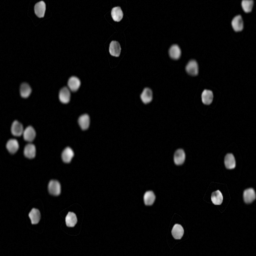
#> input picture data/selected/bbbc005_sample_256.png, 256 x 256 px
$ python plot_results.py
#> lines starting #> are read from the running program, lines starting #| are printed output that depends on the picture
"""Visualisation utilities for producing report-ready figures."""

from __future__ import annotations

from pathlib import Path

import matplotlib
matplotlib.use("Agg")  # non-interactive backend
import matplotlib.pyplot as plt
import numpy as np


# [19 lines left out: function plot_filter_comparison, not called in this run]


def _imread(path):
    from PIL import Image
    return np.asarray(Image.open(path).convert("L")) / 255.0


# [18 lines left out: function plot_metric_bar_table, not called in this run]


# Report-ready bar charts: one per metric, averaged over all (image, regime)
_REPORT_FILTER_ORDER = [
    "Noisy_Baseline", "Box_3x3", "Median_3x3", "AVGF_Custom",
    "Sobel_Sharpen", "Unsharp_Mask", "NGKCS_Custom",
]
_REPORT_LABELS = {
    "Noisy_Baseline": "Noisy\n(baseline)",
    "Box_3x3": "Box\n3x3",
    "Median_3x3": "Median\n3x3",
    "AVGF_Custom": "AVGF\n(custom)",
    "Sobel_Sharpen": "Sobel\nsharpen",
    "Unsharp_Mask": "Unsharp\nmask",
    "NGKCS_Custom": "NGKCS\n(custom)",
}
_REPORT_COLORS = {
    "Noisy_Baseline": "#888888",
    "Box_3x3": "#4c72b0",
    "Median_3x3": "#dd8452",
    "AVGF_Custom": "#55a868",
    "Sobel_Sharpen": "#c44e52",
    "Unsharp_Mask": "#8172b3",
    "NGKCS_Custom": "#937860",
}


# [32 lines left out: function plot_report_bars, not called in this run]


# ---------------------------------------------------------------------------
# Canny-edge overlay figure (one panel per filter, edges drawn in red)
# ---------------------------------------------------------------------------
from skimage import feature  # noqa: E402  -- local import keeps module-light


_CANNY_CASES = [
    # (image_key, regime, selected sample filename)
    ("bbbc005",    "heavy",     "bbbc005_sample_256.png"),
    ("fluo_gowt1", "realistic", "fluo_gowt1_sample_256.png"),
    ("bbbc034",    "realistic", "bbbc034_sample_256.png"),
]

# (label shown on the panel, key used in the PNG filename, descriptive colour)
_CANNY_PANELS = [
    ("Original",     None,    "#222222"),
    ("Noisy",        None,    "#444444"),
    ("Box 3x3",      "Box_3x3",        "#4c72b0"),
    ("Median 3x3",   "Median_3x3",     "#dd8452"),
    ("AVGF (custom)", "AVGF_Custom",   "#55a868"),
    ("Sobel sharpen", "Sobel_Sharpen", "#c44e52"),
    ("Unsharp mask",  "Unsharp_Mask",  "#8172b3"),
    ("NGKCS (custom)","NGKCS_Custom",  "#937860"),
]


def _read_gray(path: Path) -> np.ndarray:
    from PIL import Image
    return np.asarray(Image.open(path).convert("L"))
#> returned value is the input picture: shape (256, 256); min 0, max 240, mean 9.6


def plot_canny_overlays(project_root: Path | None = None,
                        figure_dir: Path | None = None) -> list[Path]:
    """For each representative (image, regime), draw a 1x8 grid with the Canny
    edge map of every filter output overlaid in red on the grayscale image.

    Produces:
        results/figures/canny_<image>_<regime>.png

    Returns the list of written paths.
    """
    import pandas as pd  # only needed to derive paths

    project_root = project_root or Path(__file__).resolve().parents[2]
    figure_dir   = figure_dir   or project_root / "results" / "figures"
    selected_dir = project_root / "data" / "selected"
    figure_dir.mkdir(parents=True, exist_ok=True)

    written: list[Path] = []
    for image_key, regime, sample_name in _CANNY_CASES:
        sample_path = selected_dir / sample_name
        if not sample_path.exists():
            print(f"  [skip] missing sample: {sample_path}")
            continue

        fig, axes = plt.subplots(1, len(_CANNY_PANELS),
                                 figsize=(2.4 * len(_CANNY_PANELS), 2.8))
        for ax, (title, filter_key, _color) in zip(axes, _CANNY_PANELS):
            if filter_key is None and title == "Original":
                img = _read_gray(sample_path)
            elif filter_key is None and title == "Noisy":
                img = _read_gray(figure_dir / f"{image_key}_{regime}_noisy.png")
            else:
                img = _read_gray(figure_dir / f"{image_key}_{regime}_{filter_key}.png")

            ax.imshow(img, cmap="gray", vmin=0, vmax=255)
            # Canny edges on the same image (same call as src/metrics/epi_fom.py)
            edges = feature.canny(img.astype(np.float64), sigma=1.5)
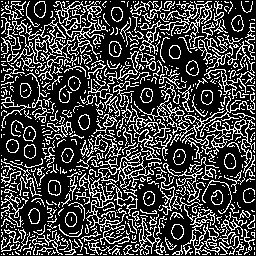
#> edges: shape (256, 256) bool; 26.1% white in thin lines or dots
            # Overlay edges in red, transparent so the image stays visible
            overlay = np.zeros((*img.shape, 4), dtype=np.float64)
            overlay[edges] = [1.0, 0.1, 0.1, 0.95]
            ax.imshow(overlay)
            ax.set_title(title, fontsize=10)
            ax.set_xticks([])
            ax.set_yticks([])

        fig.suptitle(
            f"Canny edges overlaid on every filter output ({image_key}, "
            f"{regime} noise regime)",
            fontsize=11,
        )
        plt.tight_layout(rect=(0, 0, 1, 0.95))
        out_path = figure_dir / f"canny_{image_key}_{regime}.png"
        plt.savefig(out_path, dpi=120, bbox_inches="tight")
        plt.close()
        written.append(out_path)
        print(f"  saved {out_path}")
    return written


if __name__ == "__main__":
#> (the run stopped early here; a loop or call above may not have finished)

$ run again, with data/selected/fluo_gowt1_sample.png copied over data/selected/bbbc005_sample_256.png
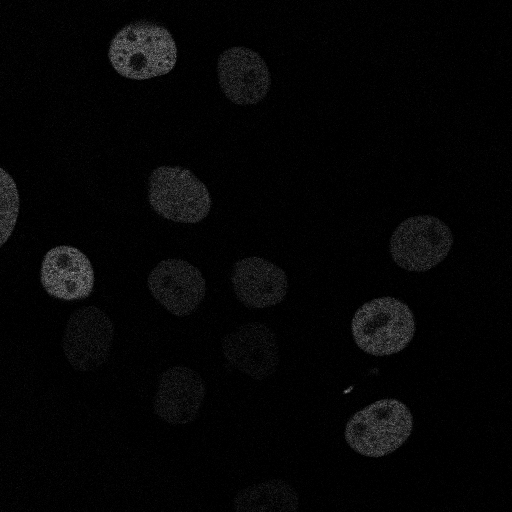
#> input picture data/selected/fluo_gowt1_sample.png, 512 x 512 px
#> in _read_gray, returned value is the input picture: shape (512, 512); min 0, max 156, mean 5.1
#> in plot_canny_overlays, `edges = feature.canny(img.astype(np.float64), sigma=1.5)`:
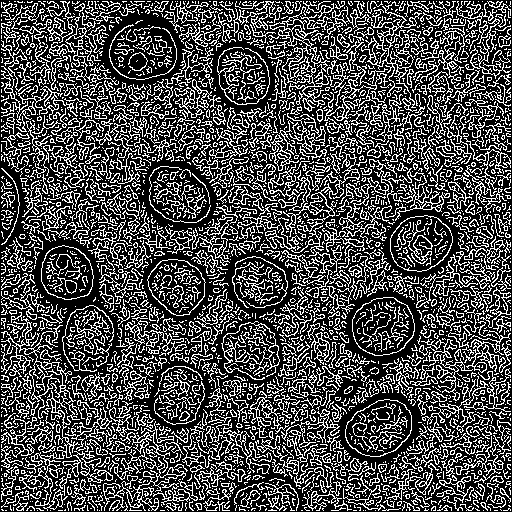
#> edges: shape (512, 512) bool; 29.4% white in thin lines or dots
